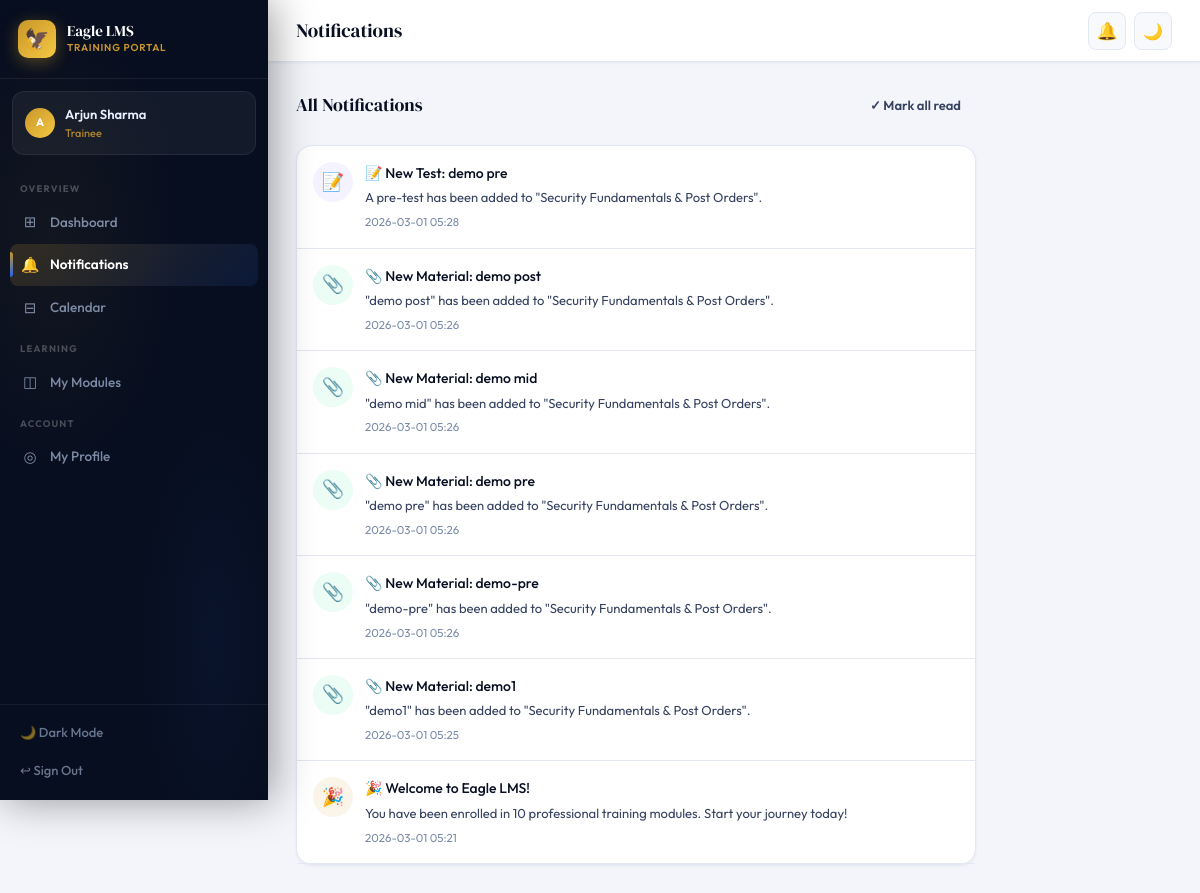
The app's page /notifications (signed in), older data.
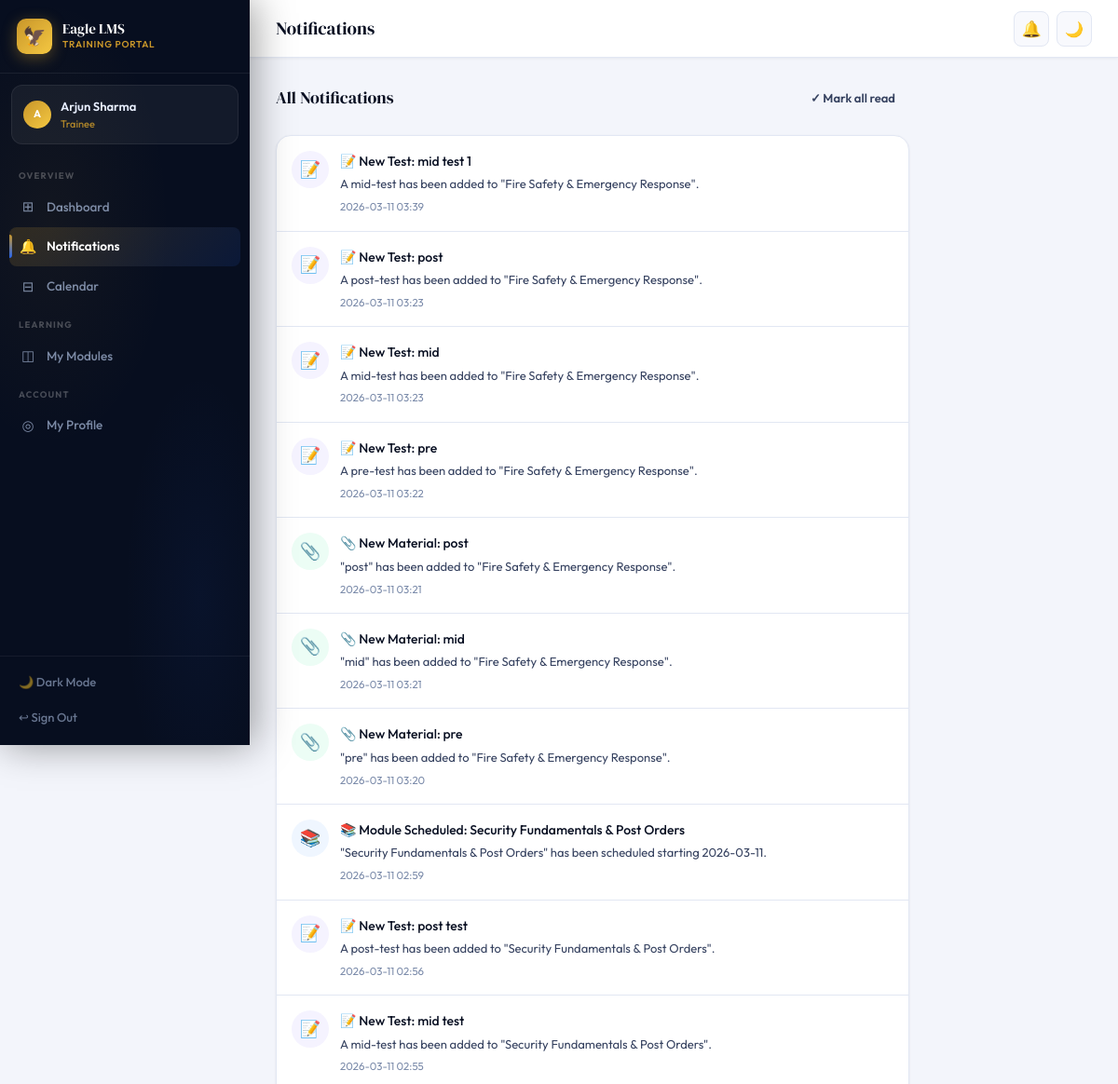
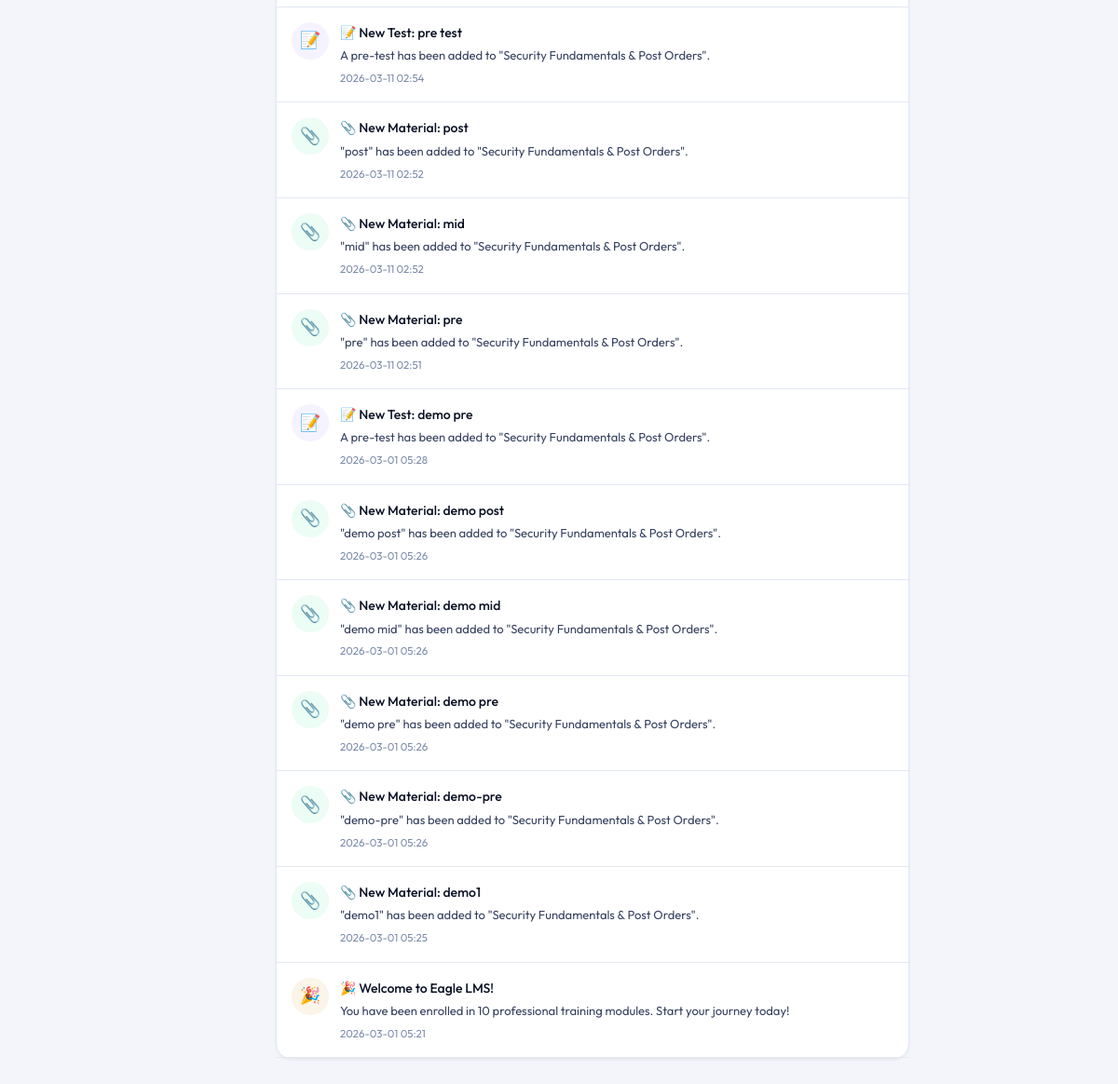
The same page, newer data (2 pictures, top to bottom).
### tables this page shows
CREATE TABLE notifications(
            id INTEGER PRIMARY KEY AUTOINCREMENT,
            user_id INTEGER NOT NULL, title TEXT NOT NULL,
            body TEXT, type TEXT DEFAULT 'info',
            link TEXT DEFAULT '', is_read BOOLEAN DEFAULT 0,
            created_at TIMESTAMP DEFAULT CURRENT_TIMESTAMP,
            FOREIGN KEY(user_id) REFERENCES users(id));

### app.py (the view)
@app.route('/notifications')
@login_required
def notifications():
    db=get_db(); uid=session['user_id']
    notifs=db.execute('SELECT * FROM notifications WHERE user_id=? ORDER BY created_at DESC LIMIT 60',(uid,)).fetchall()
    db.execute('UPDATE notifications SET is_read=1 WHERE user_id=?',(uid,)); db.commit()
    return render_template('notifications.html',notifs=notifs)

### app.py (called while the page is built)
def get_db():
    db = sqlite3.connect(os.path.join(BASE_DIR, 'lms.db'))
    db.row_factory = sqlite3.Row
    return db

def login_required(f):
    @wraps(f)
    def d(*a,**kw):
        if 'user_id' not in session: return redirect(url_for('login'))
        return f(*a,**kw)
    return d

@app.context_processor
def inject_globals():
    nc = 0
    if 'user_id' in session:
        nc = get_db().execute('SELECT COUNT(*) as c FROM notifications WHERE user_id=? AND is_read=0',(session['user_id'],)).fetchone()['c']
    return dict(COMPANY=COMPANY, notif_count=nc)

### templates/notifications.html (shortened to what this page needs)
{% extends 'base.html' %}
{% block page_title %}Notifications{% endblock %}
{% block content %}
<div style="max-width:680px">
  <div class="flex justify-b items-c mb-6 anim-up">
    <div class="sh-title">All Notifications</div>
    <form method="POST" action="/api/notifications/mark-read-all">
      <button type="submit" class="btn btn-ghost btn-sm">✓ Mark all read</button>
    </form>
  </div>
  <div class="card">
    {% if notifs %}
    {% for n in notifs %}
    {% set icons = {'info':'ℹ️','welcome':'🎉','module_published':'📚','material_upload':'📎','test_created':'📝'} %}
    {% set colors = {'info':'var(--sky-bg)','welcome':'var(--eagle-gold-bg)','module_published':'var(--acc-bg)','material_upload':'var(--green-bg)','test_created':'var(--violet-bg)'} %}
    <a href="{{ n.link or '#' }}" class="anim-up" style="animation-delay:{{ loop.index0 * 30 }}ms">
      <div class="notif-page-item {% if not n.is_read %}unread{% endif %}">
        <div class="npi-ico" style="background:{{ colors.get(n.type, 'var(--card2)') }}">{{ icons.get(n.type, '🔔') }}</div>
        <div style="flex:1">
          <div style="font-size:14px;font-weight:{% if not n.is_read %}700{% else %}500{% endif %}">{{ n.title }}</div>
          <div class="t-sm t-secondary" style="margin-top:3px">{{ n.body }}</div>
          <div class="t-xs t-muted" style="margin-top:5px">{{ n.created_at[:16].replace('T',' ') }}</div>
        </div>
      </div>
    </a>
    {% endfor %}
    {% else %}
    <div class="empty" style="padding:56px"><div class="empty-ico">🔔</div><div class="empty-title">All caught up!</div><div class="empty-sub">No notifications yet. They'll appear here when your trainer publishes modules or uploads materials.</div></div>
    {% endif %}
  </div>
</div>
{% endblock %}

### templates/base.html (shortened to what this page needs)
<!DOCTYPE html>
<html lang="en" data-theme="light">
<head>
<link rel="stylesheet" href="{{ url_for('static', filename='css/main.css') }}">
</head>
<body>
<div class="app-wrap">
  <aside class="sidebar" id="sidebar">
    <div class="sb-brand">
      <div class="sb-logo">🦅</div>
      <div>
        <div class="sb-title">Eagle LMS</div>
        <div class="sb-sub">Training Portal</div>
      </div>
    </div>
    <div class="sb-user" style="position:relative">
      <div class="ava ava-sm ava-gold">{{ session.name[0].upper() }}</div>
      <div style="overflow:hidden;flex:1">
        <div class="sb-uname">{{ session.name }}</div>
        <div class="sb-urole">{{ session.role }}</div>
      </div>
    </div>
    <nav class="sb-nav">
      {% if session.role == 'trainer' %}
        <div class="sb-group">Overview</div>
        <a href="{{ url_for('trainer_dashboard') }}" class="sb-link {% if request.endpoint=='trainer_dashboard' %}active{% endif %}">
          <span class="sb-icon">⊞</span> Dashboard
        </a>
        <div class="sb-group">Modules</div>
        <a href="{{ url_for('trainer_modules') }}" class="sb-link {% if request.endpoint in ['trainer_modules','trainer_module_detail','edit_module'] %}active{% endif %}">
          <span class="sb-icon">◫</span> All Modules
        </a>
        <div class="sb-group">People</div>
        <a href="{{ url_for('trainer_trainees') }}" class="sb-link {% if request.endpoint=='trainer_trainees' %}active{% endif %}">
          <span class="sb-icon">◎</span> Trainees
        </a>
      {% else %}
        <div class="sb-group">Overview</div>
        <a href="{{ url_for('trainee_dashboard') }}" class="sb-link {% if request.endpoint=='trainee_dashboard' %}active{% endif %}">
          <span class="sb-icon">⊞</span> Dashboard
        </a>
        <a href="{{ url_for('notifications') }}" class="sb-link {% if request.endpoint=='notifications' %}active{% endif %}">
          <span class="sb-icon">🔔</span> Notifications
        </a>
        <a href="{{ url_for('trainee_calendar') }}" class="sb-link {% if request.endpoint=='trainee_calendar' %}active{% endif %}">
          <span class="sb-icon">⊟</span> Calendar
        </a>
        <div class="sb-group">Learning</div>
        <a href="{{ url_for('trainee_dashboard') }}" class="sb-link">
          <span class="sb-icon">◫</span> My Modules
        </a>
        <div class="sb-group">Account</div>
        <a href="{{ url_for('trainee_profile') }}" class="sb-link {% if request.endpoint=='trainee_profile' %}active{% endif %}">
          <span class="sb-icon">◎</span> My Profile
        </a>
      {% endif %}
    </nav>
    <div class="sb-bottom">
      <button class="sb-action" onclick="toggleTheme()" id="sb-theme">🌙 Dark Mode</button>
      <a href="{{ url_for('logout') }}" class="sb-action danger">↩ Sign Out</a>
    </div>
  </aside>
  <div class="main" id="main">
    <header class="topbar">
      <div class="tb-title">{% block page_title %}{% endblock %}</div>
      <div class="tb-actions">
        {% if session.role == 'trainee' %}
        <div style="position:relative">
          <button class="notif-bell" id="notif-btn" onclick="toggleNotifDrop()" title="Notifications">
            🔔
          </button>
        </div>
        {% endif %}
        <button class="theme-btn" onclick="toggleTheme()" id="theme-btn">🌙</button>
      </div>
    </header>
    <div class="page">
      {% block content %}{% endblock %}
    </div>
  </div>
</div>
</body>
</html>

Row changes from the older to the newer data that the page shows:
added notifications: get "📝", title "📝 New Test: mid test 1", body "A mid-test has been added to \"Fire Safety & Emergency Response\".", created_at "2026-03-11 03:39"
added notifications: get "📝", title "📝 New Test: post", body "A post-test has been added to \"Fire Safety & Emergency Response\".", created_at "2026-03-11 03:23"
added notifications: get "📝", title "📝 New Test: mid", body "A mid-test has been added to \"Fire Safety & Emergency Response\".", created_at "2026-03-11 03:23"
added notifications: get "📝", title "📝 New Test: pre", body "A pre-test has been added to \"Fire Safety & Emergency Response\".", created_at "2026-03-11 03:22"
added notifications: get "📎", title "📎 New Material: post", body "\"post\" has been added to \"Fire Safety & Emergency Response\".", created_at "2026-03-11 03:21"
added notifications: get "📎", title "📎 New Material: mid", body "\"mid\" has been added to \"Fire Safety & Emergency Response\".", created_at "2026-03-11 03:21"
added notifications: get "📎", title "📎 New Material: pre", body "\"pre\" has been added to \"Fire Safety & Emergency Response\".", created_at "2026-03-11 03:20"
added notifications: get "📚", title "📚 Module Scheduled: Security Fundamentals & Post Orders", body "\"Security Fundamentals & Post Orders\" has been scheduled starting 2026-03-11.", created_at "2026-03-11 02:59"
added notifications: get "📝", title "📝 New Test: post test", body "A post-test has been added to \"Security Fundamentals & Post Orders\".", created_at "2026-03-11 02:56"
added notifications: get "📝", title "📝 New Test: mid test", body "A mid-test has been added to \"Security Fundamentals & Post Orders\".", created_at "2026-03-11 02:55"
added notifications: get "📝", title "📝 New Test: pre test", body "A pre-test has been added to \"Security Fundamentals & Post Orders\".", created_at "2026-03-11 02:54"
added notifications: get "📎", title "📎 New Material: post", body "\"post\" has been added to \"Security Fundamentals & Post Orders\".", created_at "2026-03-11 02:52"
added notifications: get "📎", title "📎 New Material: mid", body "\"mid\" has been added to \"Security Fundamentals & Post Orders\".", created_at "2026-03-11 02:52"
added notifications: get "📎", title "📎 New Material: pre", body "\"pre\" has been added to \"Security Fundamentals & Post Orders\".", created_at "2026-03-11 02:51"
